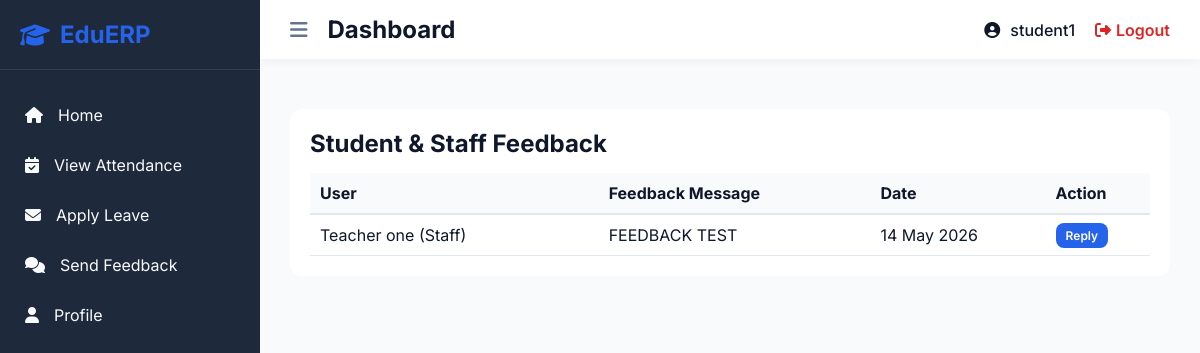
The page /management/admin_feedback_message/ (signed in) on the database its author committed.
### accounts/models.py (models this page shows)
class CustomUser(AbstractUser):
    USER_TYPE_CHOICES = ((1, "HOD"), (2, "Staff"), (3, "Student"))
    user_type = models.IntegerField(choices=USER_TYPE_CHOICES, default=1)
    class Meta:
        db_table = 'CUSTOM_USER_TABLE'

### students/models.py (models this page shows)
class Feedback(models.Model):
    id = models.AutoField(primary_key=True)
    user = models.ForeignKey(CustomUser, on_delete=models.CASCADE)
    feedback = models.TextField()
    feedback_reply = models.TextField(blank=True, null=True)
    created_at = models.DateTimeField(auto_now_add=True)
    updated_at = models.DateTimeField(auto_now=True)
    class Meta:
        db_table = 'FEEDBACK_TABLE'

### management/views.py (the view)
# urls.py: path('admin_feedback_message/', views.admin_feedback_message, name='admin_feedback_message'),
@login_required(login_url='/')
def admin_feedback_message(request):
    return render(request, 'management/feedback_message.html', {
        'feedbacks': Feedback.objects.all(),
    })

### management/templates/management/feedback_message.html
{% extends 'base.html' %}
{% block content %}
<div class="content-section" style="background: white; padding: 20px; border-radius: 12px; margin-top: 20px;">
    <h2>Student & Staff Feedback</h2>
    <table style="width: 100%; text-align: left; margin-top: 15px; border-collapse: collapse;">
        <tr style="background: var(--bg-color); border-bottom: 2px solid var(--border-color);">
            <th style="padding: 10px;">User</th>
            <th>Feedback Message</th>
            <th>Date</th>
            <th>Action</th>
        </tr>
        {% for fb in feedbacks %}
        <tr style="border-bottom: 1px solid var(--border-color);">
            <td style="padding: 10px;">{{ fb.user.first_name }} {{ fb.user.last_name }} ({{ fb.user.get_user_type_display }})</td>
            <td>{{ fb.feedback }}</td>
            <td>{{ fb.created_at|date:"d M Y" }}</td>
            <td>
                {% if not fb.feedback_reply %}
                    <button class="btn-primary" style="padding: 5px 10px; font-size: 12px;">Reply</button>
                {% else %}
                    <span style="color: var(--success);">Replied</span>
                {% endif %}
            </td>
        </tr>
        {% endfor %}
    </table>
</div>
{% endblock %}

### templates/base.html (shortened to what this page needs)
<!DOCTYPE html>
<html lang="en">
<head>
    <link rel="stylesheet" href="https://cdnjs.cloudflare.com/ajax/libs/font-awesome/6.4.0/css/all.min.css">
    <link rel="stylesheet" href="/static/css/style.css">
</head>
<body>
    <div class="app-container">
        <aside class="sidebar">
            <div class="sidebar-header">
                <h2><i class="fas fa-graduation-cap"></i> EduERP</h2>
            </div>
            <ul class="sidebar-menu">
                {% if request.user.user_type == 1 %}
                    <li><a href="{% url 'admin_home' %}"><i class="fas fa-home"></i> Home</a></li>
                    <li><a href="{% url 'manage_staff' %}"><i class="fas fa-users"></i> Staff</a></li>
                    <li><a href="{% url 'manage_student' %}"><i class="fas fa-user-graduate"></i> Students</a></li>
                    <li><a href="{% url 'manage_course' %}"><i class="fas fa-book"></i> Courses</a></li>
                    <li><a href="{% url 'manage_subject' %}"><i class="fas fa-book-open"></i> Subjects</a></li>
                    <li><a href="{% url 'admin_staff_attendance' %}"><i class="fas fa-calendar-check"></i> Staff Attendance</a></li>
                    <li><a href="{% url 'admin_leave_requests' %}"><i class="fas fa-envelope"></i> Leave Requests</a></li>
                    <li><a href="{% url 'admin_feedback_message' %}"><i class="fas fa-comments"></i> Feedback</a></li>
                {% elif request.user.user_type == 3 %}
                    <li><a href="{% url 'student_home' %}"><i class="fas fa-home"></i> Home</a></li>
                    <li><a href="{% url 'student_view_attendance' %}"><i class="fas fa-calendar-check"></i> View Attendance</a></li>
                    <li><a href="{% url 'student_apply_leave' %}"><i class="fas fa-envelope"></i> Apply Leave</a></li>
                    <li><a href="{% url 'student_feedback' %}"><i class="fas fa-comments"></i> Send Feedback</a></li>
                {% endif %}
                <li><a href="{% url 'profile_view' %}"><i class="fas fa-user"></i> Profile</a></li>
            </ul>
        </aside>
        <div class="main-content">
            <header class="top-header">
                <div class="header-left">
                    <button id="toggle-sidebar" class="btn-icon"><i class="fas fa-bars"></i></button>
                    <h2>{% block page_title %}Dashboard{% endblock %}</h2>
                </div>
                <div class="header-right">
                    <div class="user-profile">
                        <i class="fas fa-user-circle"></i>
                        <a href="{% url 'profile_view' %}" style="text-decoration: none; color: inherit;">{{ request.user.username }}</a>
                    </div>
                    <a href="{% url 'logout_user' %}" class="btn-logout"><i class="fas fa-sign-out-alt"></i> Logout</a>
                </div>
            </header>
            <main class="page-content">
                {% block content %}
                {% endblock %}
            </main>
        </div>
    </div>
</body>
</html>

### static/css/style.css (style rules this page uses)
:root { --primary: #2563eb; --primary-hover: #1d4ed8; --secondary: #475569; --bg-color: #f8fafc; --card-bg: #ffffff; --text-main: #0f172a; --text-muted: #64748b; --border-color: #e2e8f0; --sidebar-bg: #1e293b; --sidebar-text: #f8fafc; --sidebar-hover: #334155; --sidebar-active: #475569; --success: #16a34a; --danger: #dc2626; --warning: #ca8a04; }
* { margin: 0; padding: 0; box-sizing: border-box; font-family: 'Inter', sans-serif; }
body { background-color: var(--bg-color); color: var(--text-main); }
.btn-primary { background: var(--primary); color: white; border: none; padding: 12px 20px; border-radius: 8px; cursor: pointer; font-weight: 600; transition: all 0.3s; }
.app-container { display: flex; min-height: 100vh; }
.sidebar { width: 260px; background: var(--sidebar-bg); color: var(--sidebar-text); transition: all 0.3s; position: fixed; height: 100vh; z-index: 100; }
.sidebar-header { padding: 20px; border-bottom: 1px solid rgba(255,255,255,0.1); }
.sidebar-header h2 { display: flex; align-items: center; gap: 10px; font-size: 24px; color: var(--primary); }
.sidebar-menu { list-style: none; padding: 20px 0; }
.sidebar-menu li a { display: flex; align-items: center; gap: 15px; padding: 15px 25px; color: var(--sidebar-text); text-decoration: none; transition: all 0.3s; }
.main-content { flex: 1; margin-left: 260px; transition: all 0.3s; }
.top-header { background: var(--card-bg); padding: 15px 30px; display: flex; justify-content: space-between; align-items: center; box-shadow: 0 2px 10px rgba(0,0,0,0.05); position: sticky; top: 0; z-index: 90; }
.header-left { display: flex; align-items: center; gap: 20px; }
.btn-icon { background: none; border: none; font-size: 20px; color: var(--text-muted); cursor: pointer; transition: color 0.3s; }
.header-right { display: flex; align-items: center; gap: 20px; }
.user-profile { display: flex; align-items: center; gap: 10px; font-weight: 500; }
.btn-logout { color: var(--danger); text-decoration: none; display: flex; align-items: center; gap: 5px; font-weight: 600; transition: opacity 0.3s; }
.page-content { padding: 30px; }

### rows shown on the page
CustomUser: user.username "student1"
Feedback: user.first_name "Teacher", user.last_name "one", user.user_type "Staff", feedback "FEEDBACK TEST", created_at "14 May 2026", shows "Reply"
